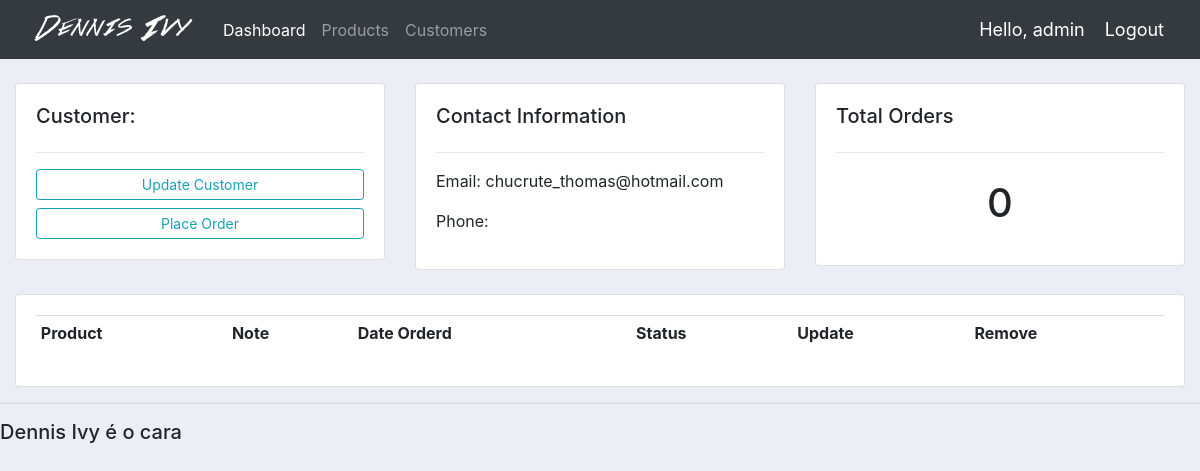
The app's page /customer/2/ (signed in), older data.
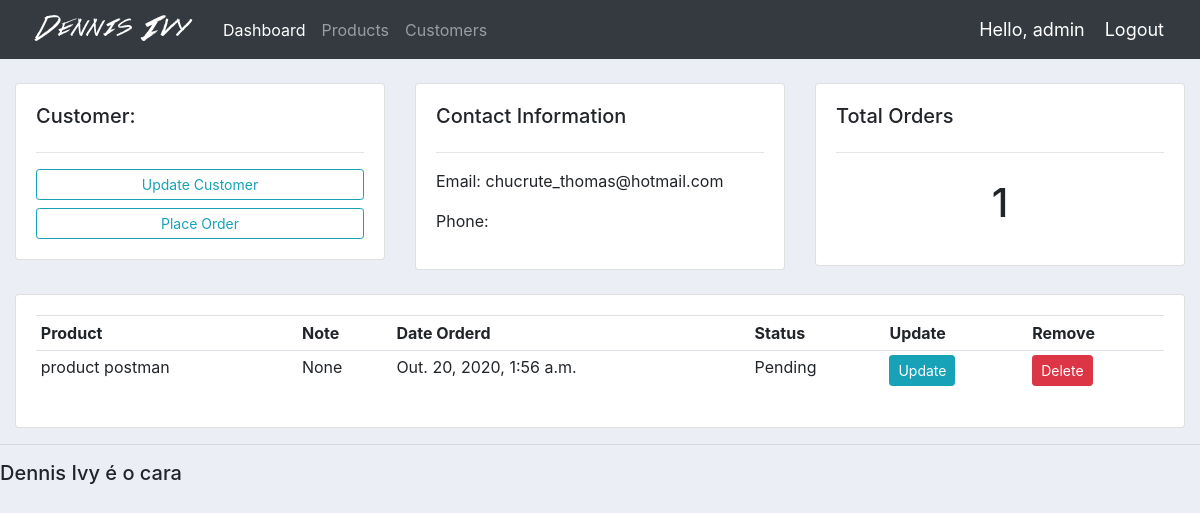
The same page, newer data.
### accounts/models.py (models this page shows, shortened)
class Customer(models.Model):
	auto_increment_id = models.AutoField(primary_key=True)
	name = models.CharField(max_length=200, default=None)
	email = models.CharField(max_length=200, null=True)
	date_created = models.DateTimeField(auto_now_add=True, null=True)

class Order(models.Model):
	STATUS = (
			('Pending', 'Pending'),
			('Out for delivery', 'Out for delivery'),
			('Delivered', 'Delivered'),
			)
	customer = models.ForeignKey(Customer, null=True, on_delete= models.CASCADE)
	product = models.ForeignKey(Product, null=True, on_delete= models.CASCADE)
	date_created = models.DateTimeField(auto_now_add=True, null=True)
	status = models.CharField(max_length=200, null=True, choices=STATUS)
	note = models.CharField(max_length=100, null=True, blank=True)

class Product(models.Model):
	CATEGORY = (
			('Indoor', 'Indoor'),
			('Out Door', 'Out Door'),
			)
	name = models.CharField(max_length=200, default=None)
	price = models.FloatField()
	category = models.CharField(max_length=200, null=True, choices=CATEGORY)
	description = models.CharField(max_length=200, null=True, blank=True)
	date_created = models.DateTimeField(auto_now_add=True, null=True)
	tags = models.ManyToManyField(Tag, blank=True)
	def __str__(self):
		return self.name

### accounts/views.py (the view)
# urls.py: path('customer/<str:pk>/', views.customer, name='customer'),
@login_required(login_url='login')
def customer(request, pk):
	customer = Customer.objects.get(auto_increment_id=pk)
	orders = customer.order_set.all()
	order_count = orders.count()
	context = {'customer':customer, 'orders':orders, 'order_count':order_count}
	return render(request, 'accounts/customer.html', context)

### accounts/templates/accounts/customer.html
{%  extends 'accounts/main.html' %}
{% block content %}
	<br>
<div class="row">
	<div class="col-md">
		<div class="card card-body">
			<h5>Customer:</h5>
			<hr>
			<a class="btn btn-outline-info  btn-sm btn-block" href="{% url 'update_customer' customer.auto_increment_id %}">Update Customer</a>
			<a class="btn btn-outline-info  btn-sm btn-block" href="{% url 'create_order_pk' customer.auto_increment_id %}">Place Order</a>
		</div>
	</div>
	<div class="col-md">
		<div class="card card-body">
			<h5>Contact Information</h5>
			<hr>
			<p>Email: {{customer.email}}</p>
			<p>Phone: {{customer.phone}}</p>
		</div>
	</div>
	<div class="col-md">
		<div class="card card-body">
			<h5>Total Orders</h5>
			<hr>
			<h1 style="text-align: center;padding: 10px">{{order_count}}</h1>
		</div>
	</div>
</div>
<br>
<div class="row">
	<div class="col-md">
		<div class="card card-body">
			<table class="table table-sm">
				<tr>
					<th>Product</th>
					<th>Note</th>
					<th>Date Orderd</th>
					<th>Status</th>
					<th>Update</th>
					<th>Remove</th>
				</tr>
				{% for order in orders %}
				<tr>
					<td>{{order.product}}</td>
					<td>{{order.note}}</td>
					<td>{{order.date_created}}</td>
					<td>{{order.status}}</td>
					<td><a class="btn btn-sm btn-info" href="{% url 'update_order' order.id %}">Update</a></td>
					<td><a class="btn btn-sm btn-danger" href="{% url 'delete_order' order.id %}">Delete</a></td>
				</tr>
				{% endfor %}
			</table>
		</div>
	</div>
</div>
{% endblock %}

### accounts/templates/accounts/main.html (shortened to what this page needs)
{% load static %}
<!DOCTYPE html>
<html>
<head>
	<link rel="stylesheet" href="https://stackpath.bootstrapcdn.com/bootstrap/4.5.2/css/bootstrap.min.css">
	<link rel="stylesheet" type="text/css" href="{% static '/css/main.css' %}">
</head>
<body>
	{%  include 'accounts/navbar.html' %}
	<div class="container-fluid">
	{% block content %}
	{% endblock %}
    </div>
	<hr>
	<h5> Dennis Ivy é o cara</h5>
</body>
</html>

### accounts/templates/accounts/navbar.html (shortened to what this page needs)
{% load static %}
<nav class="navbar navbar-expand-lg navbar-dark bg-dark">
 <img src="{% static 'images/logo.png' %}">
  <div class="collapse navbar-collapse" id="navbarNav">
    <ul class="navbar-nav">
      <li class="nav-item active">
        <a class="nav-link" href="{% url 'home' %}">Dashboard</a>
      </li>
      <li class="nav-item">
        <a class="nav-link" href="{% url 'products' %}">Products</a>
      </li>
      <li class="nav-item">
        <a class ="nav-link" href="{% url 'customers' %}">Customers</a>
      </li>
    </ul>
  </div>
  <span class="hello-msg">Hello, {{request.user}}</span>
  <span ><a  class="hello-msg" href="{% url 'logout' %}">Logout</a></span>
</nav>

### accounts/static/css/main.css (style rules this page uses)
body { background-color: #ebeff5; }

### accounts/templates/accounts/navbar.html (style rules this page uses)
.hello-msg { font-size: 18px; color: #fff; margin-right: 20px; }

Row changes from the older to the newer data that the page shows:
added Order: product "product postman", note "None", date_created "Out. 20, 2020, 1:56 a.m.", status "Pending"
Text that changed along with them:
{{ order_count }}: "0" → "1"
